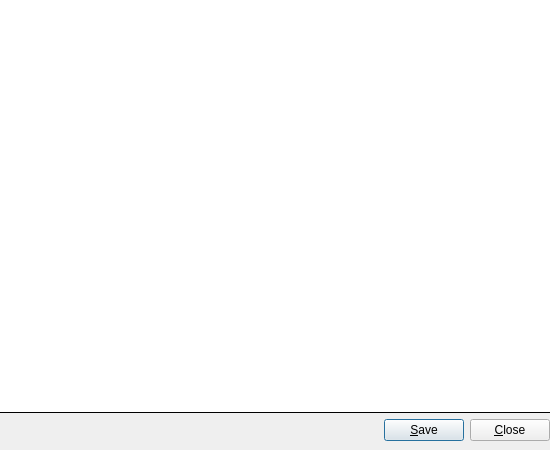
<?xml version="1.0" encoding="UTF-8"?>
<ui version="4.0">
 <class>JsonEditorDialog</class>
 <widget class="QDialog" name="JsonEditorDialog">
  <property name="geometry">
   <rect>
    <x>0</x>
    <y>0</y>
    <width>550</width>
    <height>450</height>
   </rect>
  </property>
  <property name="windowTitle">
   <string>Snapmatic JSON Editor</string>
  </property>
  <layout class="QVBoxLayout" name="vlInterface">
   <property name="leftMargin">
    <number>0</number>
   </property>
   <property name="topMargin">
    <number>0</number>
   </property>
   <property name="rightMargin">
    <number>0</number>
   </property>
   <property name="bottomMargin">
    <number>9</number>
   </property>
   <item>
    <layout class="QVBoxLayout" name="vlJSON">
     <property name="spacing">
      <number>0</number>
     </property>
     <property name="leftMargin">
      <number>0</number>
     </property>
     <property name="topMargin">
      <number>0</number>
     </property>
     <property name="rightMargin">
      <number>0</number>
     </property>
     <property name="bottomMargin">
      <number>0</number>
     </property>
     <item>
      <widget class="QPlainTextEdit" name="txtJSON">
       <property name="frameShape">
        <enum>QFrame::NoFrame</enum>
       </property>
       <property name="frameShadow">
        <enum>QFrame::Plain</enum>
       </property>
       <property name="lineWidth">
        <number>0</number>
       </property>
      </widget>
     </item>
     <item>
      <widget class="Line" name="lineJSON">
       <property name="minimumSize">
        <size>
         <width>0</width>
         <height>1</height>
        </size>
       </property>
       <property name="maximumSize">
        <size>
         <width>16777215</width>
         <height>1</height>
        </size>
       </property>
       <property name="styleSheet">
        <string notr="true">QFrame[frameShape=&quot;4&quot;]
{
    color: black;
}</string>
       </property>
       <property name="frameShadow">
        <enum>QFrame::Plain</enum>
       </property>
       <property name="lineWidth">
        <number>1</number>
       </property>
       <property name="orientation">
        <enum>Qt::Horizontal</enum>
       </property>
      </widget>
     </item>
    </layout>
   </item>
   <item>
    <layout class="QHBoxLayout" name="hlButtons">
     <item>
      <spacer name="hsButtons">
       <property name="orientation">
        <enum>Qt::Horizontal</enum>
       </property>
       <property name="sizeHint" stdset="0">
        <size>
         <width>0</width>
         <height>0</height>
        </size>
       </property>
      </spacer>
     </item>
     <item>
      <widget class="QPushButton" name="cmdSave">
       <property name="text">
        <string>&amp;Save</string>
       </property>
      </widget>
     </item>
     <item>
      <widget class="QPushButton" name="cmdClose">
       <property name="text">
        <string>&amp;Close</string>
       </property>
      </widget>
     </item>
    </layout>
   </item>
  </layout>
 </widget>
 <resources/>
 <connections/>
</ui>
